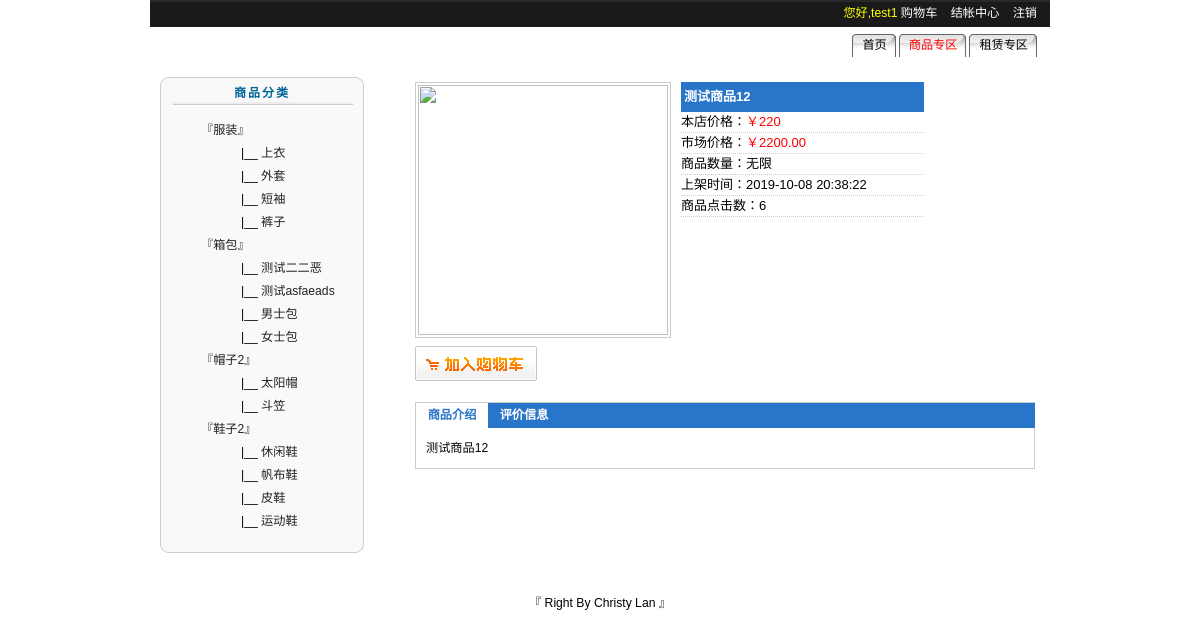
/goodDetail.php?act=detailedgood&gid=16 (signed in), run on the app's committed database.
### tables this page shows
CREATE TABLE `bigtype` (
  `big_id` int(10) unsigned NOT NULL AUTO_INCREMENT COMMENT 'big分类编号',
  `big_name` varchar(50) NOT NULL COMMENT 'big分类名称',
  PRIMARY KEY (`big_id`),
  UNIQUE KEY `big_name` (`big_name`)
);

CREATE TABLE `smalltype` (
  `small_id` int(10) unsigned NOT NULL AUTO_INCREMENT COMMENT '小分类编号',
  `small_name` varchar(50) DEFAULT NULL COMMENT '小分类名称',
  `big_id` int(10) unsigned DEFAULT NULL COMMENT 'big分类编号',
  PRIMARY KEY (`small_id`),
  KEY `big_id` (`big_id`),
  CONSTRAINT `smalltype_ibfk_1` FOREIGN KEY (`big_id`) REFERENCES `bigtype` (`big_id`)
);

CREATE TABLE `list` (
  `list_id` int(10) unsigned NOT NULL AUTO_INCREMENT COMMENT '商品编号',
  `list_name` varchar(100) NOT NULL COMMENT '商品名字',
  `list_face` varchar(80) DEFAULT NULL COMMENT '商品图片',
  `list_myprice` float(8,2) NOT NULL COMMENT '商品价格',
  `list_onprice` float(8,2) NOT NULL COMMENT '商品市场价',
  `list_nums` int(5) DEFAULT NULL COMMENT '商品库存量',
  `list_detail` text COMMENT '商品简介',
  `list_time` datetime DEFAULT NULL COMMENT '上架时间',
  `list_seetimes` int(11) DEFAULT NULL COMMENT '商品点击量',
  `small_id` int(10) unsigned DEFAULT NULL COMMENT '小分类编号',
  PRIMARY KEY (`list_id`),
  KEY `small_id` (`small_id`),
  CONSTRAINT `list_ibfk_1` FOREIGN KEY (`small_id`) REFERENCES `smalltype` (`small_id`)
);

### includes/conn.php (called while the page is built, shortened)
<?php
$mysqli = new mysqli('127.0.0.1','estroe_im','5DEzc3p3fX6TyKRz','estroe_im');
$mysqli->set_charset('utf8');
$ser = $mysqli->query("select big_id,big_name from bigtype order by big_id ASC ");
if ($ser){
	$big = array();
	while ($big_arr = $ser->fetch_assoc()){
		$big[] = $big_arr;
	}
}
$result = $mysqli->query("select small_id,small_name,big_id from smalltype ORDER by big_id ASC ");
if ($result){
	$twos = array();
	while ($ones = $result->fetch_assoc()){
		$twos[] = $ones;
	}
}
?>

### goodDetail.php (the view, shortened to what this page needs)
<?php
if (empty($_COOKIE['user'])) {
	echo "<script>alert('请登陆后访问');window.location='login.php';</script>";die;
}else{
	include_once 'includes/conn.php';
	if ($_GET['act']=='detailedgood'){
		$act = $_GET['act'];
		$gid = $_GET['gid'];
	}
	$show = $mysqli->query("show columns from list");
	if ($show){
		$str = "";
		while ($one = $show->fetch_row()){
			$str .= $one[0].",";
		}
	}
	$str = substr($str,0,-1);
	$select = $mysqli->query("select list_seetimes from list where list_id={$gid}");
	if ($select) {
		while ($id = $select->fetch_assoc()) {
			$ida = $id;
		}
	}
	$res = $mysqli->query("select {$str} from list where list_id={$gid}");
	if ($res){
		while ($one_arr = $res->fetch_assoc()){
			$two_arr = $one_arr;
		}
	}
}
?>
<!DOCTYPE html PUBLIC "-//W3C//DTD HTML 4.01 Transitional//EN" "http://www.w3.org/TR/html4/loose.dtd">
<html>
<head>
<link href="css/style.css" rel="stylesheet" type="text/css">
</head>
<body>
	<div id="container">
		<?php include 'header.php';?>
		<div id="wrapper">
			<div id="sidebar">
				<div class="category">
					<div class="box_title">商品分类</div>
					<div class="box_list">
						<?php include_once 'includes/type.inc.php';?>
					</div>
					<div class="box_bottom"><img src="images/0.gif" width="10" height="1" alt=""/></div>
				</div>
			</div>
			<div id="content">
				<div id="goodinfo">
					<div class="gdImg">
						<img src="<?php echo $two_arr['list_face']?>" width="250" height="250">
						<span class="buy">
							<a href="cart.php?act=insert&type=list&id=<?php echo $gid;?>">购买</a>
						</span>
					</div>
					<div class="gdInfo">
						<h4><?php echo $two_arr['list_name']?></h4>
						<?php if(empty($_COOKIE['user'])):?>
						<p class="red">本店价格：<label style="color:red">￥<?php echo $two_arr['list_myprice']?></label></p>
						<?php else:?>
							<p class="red">本店价格：<label style="color:red">￥<?php echo $user['rebate']*$two_arr['list_myprice']?></label></p>
						<?php endif;?>
						<p>市场价格：<label style="color:red">￥<?php echo $two_arr['list_onprice']?></label></p>
						<p>商品数量：<?php if(!empty($two_arr['list_nums'])){echo $two_arr['list_nums'];}else{echo "无限";}?></p>
						<p>上架时间：<?php echo $two_arr['list_time']?></p>
						<p>商品点击数：<?php echo $two_arr['list_seetimes']?></p>
					</div>
				</div>
				<div id="goodtab1">
					<ul>
						<li class="tab1">商品介绍</li>
						<li class="tab2" onclick="changeTab('goodtab1','goodtab2',2)">评价信息</li>
					</ul>
					<div class="tabcontent">
						<p><?php echo $two_arr['list_detail']?></p>
					</div>
				</div>
			</div>
		</div>
		<div id="footer"><meta http-equiv="Content-Type" content="text/html; charset=utf-8" />
<label>『 Right By Christy Lan 』</label></div>
	</div>
</body>
</html>

### includes/type.inc.php (shortened to what this page needs)
<dl>
    <?php foreach ($big as $item){?>
        <dt>
            <a <?php if($id == $item['big_id'] && $act=="goodslist"){echo 'class="active"';}?> href="goodsList.php?act=goodslist&cateid=<?php echo $item['big_id'];?>">『<?php echo $item['big_name'];?>』</a>
        </dt>
        <?php foreach ($twos as $ones){?>
            <?php if ($item['big_id']==$ones['big_id']){?>
                <dd>
                    |__ <a <?php if($id == $ones['small_id'] && $act=="listgoods"){echo 'class="active"';}?> href="goodsList.php?act=listgoods&cateid=<?php echo $ones['small_id'];?>"><?php echo $ones['small_name'];?></a>
                </dd>
            <?php }?>
        <?php }?>
    <?php }?>
</dl>

### css/style.css (style rules this page uses)
* { margin: 0; padding: 0; }
body { font:76% Arial, Verdana, Tahoma, sans-serif; text-align:center; }
a { text-decoration: none; }
#container { text-align:left; width:900px; margin:0 auto; }
#wrapper { float:left; width:100%; background-color: #fff; }
#content { margin:0 0 0 250px; padding:10px; background: #fff; }
#sidebar { float:left; width:204px; padding:10px; background-color: #fff; }
#sidebar .category { width: 204px; }
#sidebar .box_title { font-size:12px; font-weight: bold; color:#006699; letter-spacing: 2px; background-image: url(../images/block_1.gif); height: 32px; width: 100%; text-align: center; line-height: 32px; }
#sidebar .box_list { background-color: #f9f9f9; BORDER-left: #cccccc 1px solid; BORDER-right: #cccccc 1px solid; }
.box_list a { color:#222; }
.box_list dl { padding:10px; line-height: 23px; }
.box_list dt { margin-left:30px; }
.box_list dd { margin-left:70px; }
#sidebar .box_bottom { border: none; background-image: url(../images/block_3.gif); height: 10px; width: 100%; }
#footer { clear:left; width:100%; height: 50px; padding-top:30px; text-align: center; }
.tab1 { background: #FFFFFF; color:#2975C9; }
.tab2 { background:#2975C9; color: #ffffff; }
.tabcontent { border-left:1px solid #ccc; border-bottom:1px solid #ccc; border-right:1px solid #ccc; padding:10px; }
#goodinfo { margin-top:10px; width:560px; height: 320px; }
#goodinfo .gdImg { float:left; margin:5px; }
.gdImg img { border:1px solid #CCCCCC; display:block; padding:2px; }
.gdImg .buy { float:left; margin:5px 0; }
.buy a { background:url("../images/btn_addcart1.gif") no-repeat scroll 0 0 transparent; border:0 none; cursor:pointer; display:block; height:35px; margin:3px 0; text-indent:-9999px; width:122px; }
#goodinfo { width:560px; }
#goodinfo .gdInfo { float:left; margin:5px; text-align:left; }
.gdInfo h4 { background:none repeat scroll 0 0 #2975C9; color:#FFFFFF; font-size:13px; height:30px; line-height:30px; padding-left:3px; width:240px; }
.gdInfo p { border-bottom:1px dotted #CCCCCC; font-size:13px; line-height:20px; }
#goodtab1,#goodtab2 { line-height:20px; padding:5px; text-align:left; }
#goodtab1 { display:block; }
#goodtab1 ul,#goodtab2 ul { background:none repeat scroll 0 0 #2975C9; border-left:1px solid #CCCCCC; border-top:1px solid #CCCCCC; height:25px; list-style:none outside none; margin:0; padding:0; }
#goodtab1 ul li, #goodtab2 ul li { cursor:pointer; float:left; font-weight:600; height:25px; line-height:25px; margin:0; padding:0; text-align:center; width:72px; }
.tab1 { background:none repeat scroll 0 0 #FFFFFF; color:#2975C9; }
.tab2 { background:none repeat scroll 0 0 #2975C9; color:#FFFFFF; }
.tabcontent { border-bottom:1px solid #CCCCCC; border-left:1px solid #CCCCCC; border-right:1px solid #CCCCCC; padding:10px; }

### data on the page
bigtype: big_name "服装"
smalltype: small_name "上衣"
smalltype: small_name "外套"
smalltype: small_name "短袖"
smalltype: small_name "裤子"
bigtype: big_name "箱包"
smalltype: small_name "测试二二恶"
smalltype: small_name "测试asfaeads"
smalltype: small_name "男士包"
smalltype: small_name "女士包"
bigtype: big_name "帽子2"
smalltype: small_name "太阳帽"
smalltype: small_name "斗笠"
bigtype: big_name "鞋子2"
smalltype: small_name "休闲鞋"
smalltype: small_name "帆布鞋"
smalltype: small_name "皮鞋"
smalltype: small_name "运动鞋"
list: list_name "测试商品12", $user['rebate']*$two_arr['list_myprice'] "220", list_onprice "2200.00", list_time "2019-10-08 20:38:22", list_seetimes "6", list_detail "测试商品12"

### other printed values
$user['user_name'] "test1"
